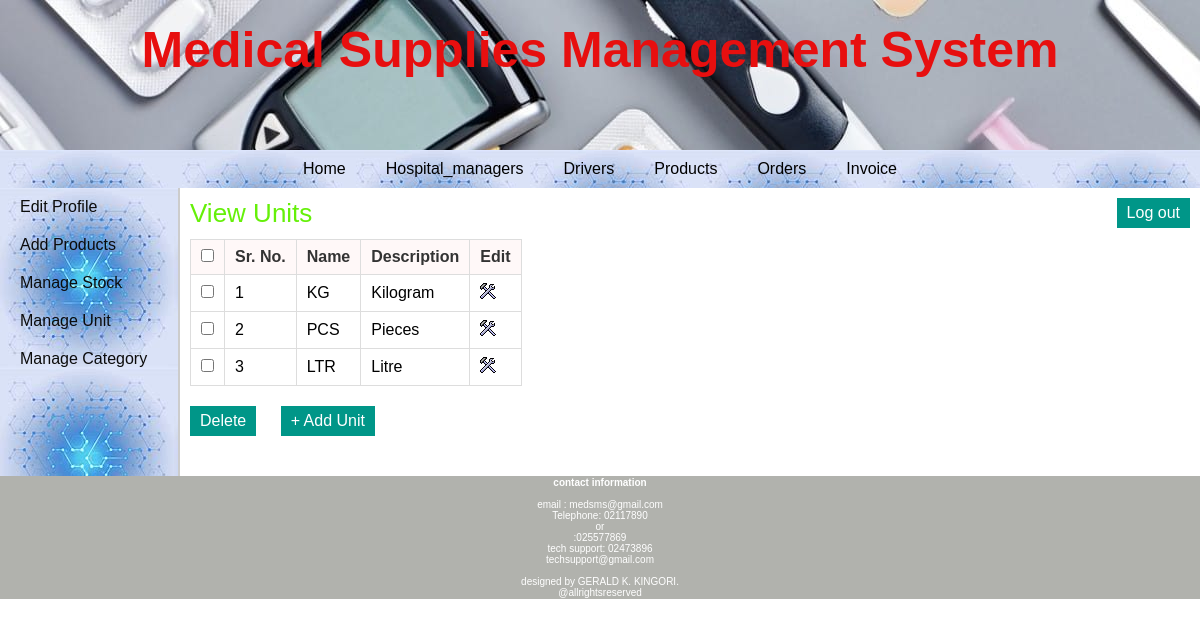
The page /manufacturer/view_unit.php (signed in) on the database its author committed.
### tables this page shows
CREATE TABLE `unit` (
  `id` int(11) NOT NULL,
  `unit_name` varchar(20) NOT NULL,
  `unit_details` text
);

### manufacturer/view_unit.php (the view, shortened to what this page needs)
<?php
	include("../includes/config.php");
	if(isset($_SESSION['manufacturer_login'])) {
		if($_SESSION['manufacturer_login'] == true) {
			$query_selectUnit = "SELECT * FROM unit";
			$result_selectUnit = mysqli_query($con,$query_selectUnit);
		}
		else {
			header('Location:../index.php');
		}
	}
	else {
		header('Location:../index.php');
	}
?>
<!DOCTYPE html>
<html>
<head>
	<link rel="stylesheet" href="../includes/main_style.css" >
</head>
<body>
	<?php
		include("../includes/header.inc.php");
		include("../includes/nav_manufacturer.inc.php");
		include("../includes/aside_manufacturer.inc.php");
	?>
	<section>
		<h1>View Units</h1>
		<form action="" method="POST" class="form">
		<table class="table_displayData">
			<tr>
				<th> <input type="checkbox" onClick="toggle(this)" /> </th>
				<th>Sr. No.</th>
				<th>Name</th>
				<th>Description</th>
				<th> Edit </th>
			</tr>
			<?php $i=1; while($row_selectUnit = mysqli_fetch_array($result_selectUnit)) { ?>
			<tr>
				<td> <input type="checkbox" name="chkId[]" value="<?php echo $row_selectUnit['id']; ?>" /> </td>
				<td> <?php echo $i; ?> </td>
				<td> <?php echo $row_selectUnit['unit_name']; ?> </td>
				<td> <?php echo $row_selectUnit['unit_details']; ?> </td>
				<td> <a href="edit_unit.php?id=<?php echo $row_selectUnit['id']; ?>"><img src="../images/edit.png" alt="edit" /></a> </td>
			</tr>
			<?php $i++; } ?>
		</table>
		<input type="submit" value="Delete" class="submit_button"/>
		<a href="add_unit.php"><input type="button" value="+ Add Unit" class="submit_button"/></a>
		</form>
	</section>
	<?php
		include("../includes/footer.inc.php");
	?>
</body>
</html>

### includes/main_style.css (style rules this page uses)
* { font-family: arial,sans-serif; margin:0px; padding:0px; }
body { width:auto; margin:auto; border:none; }
a { text-decoration:none; }
.submit_button { font-size:16px; margin-top:20px; margin-right:20px; padding:6px 10px; background-color:#009688; border:none; color:white; }
section { width:1000px; padding:10px; padding-bottom:40px; }
section h1 { margin-bottom:10px; font-weight:normal; color:rgb(101, 240, 9); font-size: 26px; }
table { border-collapse: collapse; }
.table_displayData td, .table_displayData th { border:1px solid #ddd; padding: 8px 10px; text-align: left; }
.table_displayData th { background-color:rgba(255, 248, 248, 0.897); color:#333; }

### rows shown on the page
unit: unit_name "KG", unit_details "Kilogram"
unit: unit_name "PCS", unit_details "Pieces"
unit: unit_name "LTR", unit_details "Litre"
